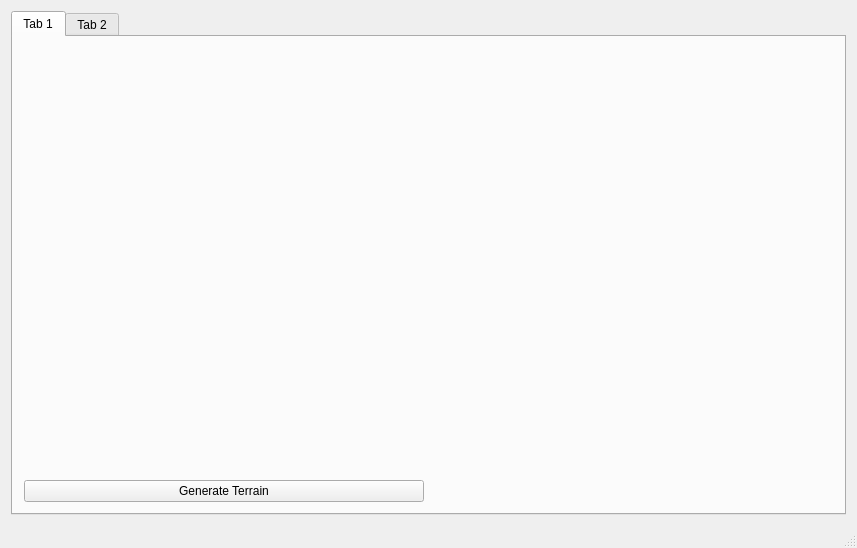
<?xml version="1.0" encoding="UTF-8"?>
<ui version="4.0">
 <class>GUI1</class>
 <widget class="QMainWindow" name="GUI1">
  <property name="geometry">
   <rect>
    <x>0</x>
    <y>0</y>
    <width>857</width>
    <height>548</height>
   </rect>
  </property>
  <property name="sizePolicy">
   <sizepolicy hsizetype="Expanding" vsizetype="Expanding">
    <horstretch>0</horstretch>
    <verstretch>0</verstretch>
   </sizepolicy>
  </property>
  <property name="windowTitle">
   <string>Sentient Science - Gear Analysis Program</string>
  </property>
  <widget class="QWidget" name="centralWidget">
   <layout class="QGridLayout" name="gridLayout_2">
    <item row="0" column="0">
     <widget class="QTabWidget" name="tabWidget_2">
      <property name="minimumSize">
       <size>
        <width>200</width>
        <height>100</height>
       </size>
      </property>
      <property name="maximumSize">
       <size>
        <width>1920</width>
        <height>1080</height>
       </size>
      </property>
      <property name="currentIndex">
       <number>0</number>
      </property>
      <widget class="QWidget" name="tab">
       <attribute name="title">
        <string>Tab 1</string>
       </attribute>
       <layout class="QGridLayout" name="gridLayout">
        <item row="0" column="0">
         <widget class="QVTKWidget" name="qVTK1" native="true">
          <property name="sizePolicy">
           <sizepolicy hsizetype="MinimumExpanding" vsizetype="MinimumExpanding">
            <horstretch>0</horstretch>
            <verstretch>0</verstretch>
           </sizepolicy>
          </property>
          <property name="minimumSize">
           <size>
            <width>200</width>
            <height>100</height>
           </size>
          </property>
          <property name="toolTip">
           <string notr="true"/>
          </property>
         </widget>
        </item>
        <item row="1" column="0">
         <widget class="QPushButton" name="pushButton">
          <property name="sizePolicy">
           <sizepolicy hsizetype="Expanding" vsizetype="Fixed">
            <horstretch>0</horstretch>
            <verstretch>0</verstretch>
           </sizepolicy>
          </property>
          <property name="minimumSize">
           <size>
            <width>75</width>
            <height>22</height>
           </size>
          </property>
          <property name="maximumSize">
           <size>
            <width>400</width>
            <height>22</height>
           </size>
          </property>
          <property name="text">
           <string>Generate Terrain</string>
          </property>
         </widget>
        </item>
       </layout>
      </widget>
      <widget class="QWidget" name="tab_2">
       <attribute name="title">
        <string>Tab 2</string>
       </attribute>
      </widget>
     </widget>
    </item>
   </layout>
  </widget>
  <widget class="QMenuBar" name="menuBar">
   <property name="geometry">
    <rect>
     <x>0</x>
     <y>0</y>
     <width>857</width>
     <height>20</height>
    </rect>
   </property>
  </widget>
  <widget class="QStatusBar" name="statusBar"/>
 </widget>
 <layoutdefault spacing="6" margin="11"/>
 <customwidgets>
  <customwidget>
   <class>QVTKWidget</class>
   <extends>QWidget</extends>
   <header>QVTKWidget.h</header>
  </customwidget>
 </customwidgets>
 <resources/>
 <connections/>
</ui>
